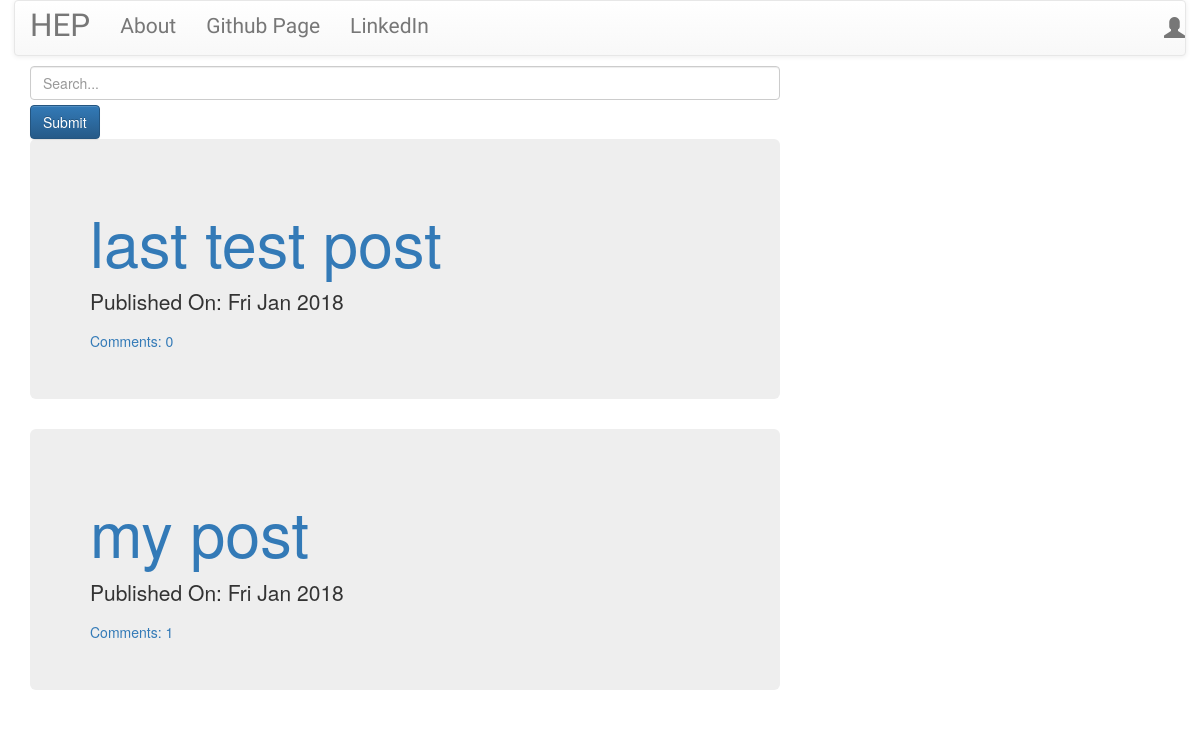
/, run on an earlier commit of the app's database.
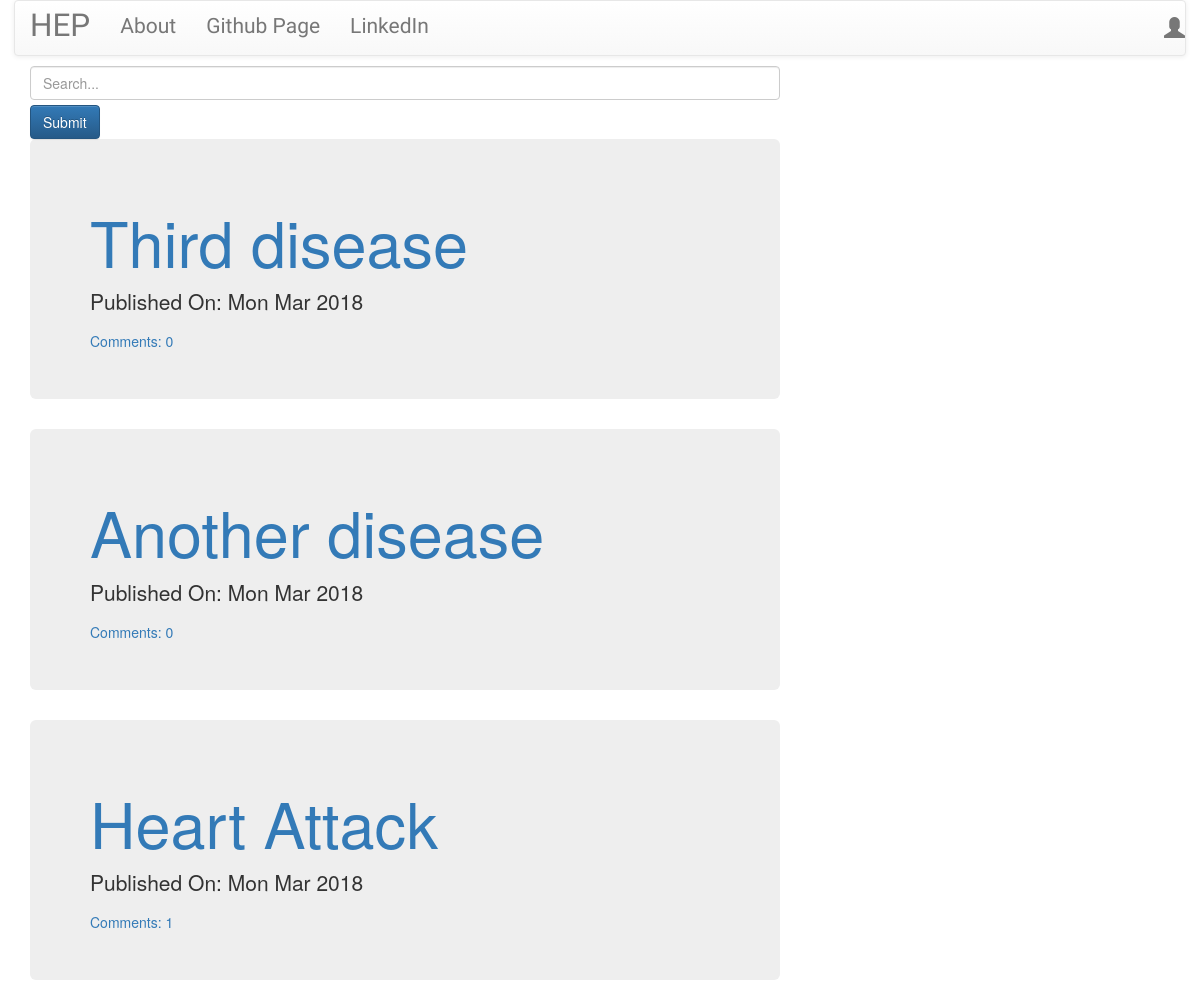
And on a later commit of the database.
### blog/models.py (models this page shows, shortened)
class Post(models.Model):
    author = models.ForeignKey('auth.User')
    title = models.CharField(max_length=260)
    text = models.TextField()
    created_date = models.DateTimeField(default = timezone.now)
    published_date = models.DateTimeField(blank=True,null=True)
    def approve_comments(self):
        return self.comments.filter(approved_comment=True)

### blog/views.py (the view)
# urls.py: url(r'^$',views.PostListView.as_view(),name='post_list'),
class PostListView(ListView):
    model = Post
    def get_queryset(self):
        return Post.objects.filter(published_date__lte=timezone.now()).order_by('-published_date')

### blog/templates/blog/post_list.html
{% extends "blog/base.html" %}
{% block content %}
<form type="get" action="{% url 'search_list' %}" style="margin: 0">
    <input class="form-control"  id="search_box" type="text" name="query"  placeholder="Search..." >
    <button class="btn btn-primary" style="margin-top:5px" id="search_submit" type="submit" >Submit</button>
</form>
<div class="centrestage">
{% for post in post_list %}
<div class="post jumbotron">
<h1><a href="{% url 'post_detail' pk=post.pk %}">{{ post.title }}</a></h1>
<div class="date">
<p >Published On: {{post.published_date|date:"D M Y"}}</p>
</div>
<a href="{% url 'post_detail' pk=post.pk %}">Comments: {{post.approve_comments.count}}</a>
</div>
{% endfor %}
</div>
{% endblock %}

### blog/templates/blog/base.html (shortened to what this page needs)
<!DOCTYPE html>
{% load staticfiles %}
<html>
<head>
<link rel="stylesheet" href="https://maxcdn.bootstrapcdn.com/bootstrap/3.3.7/css/bootstrap.min.css">
<link rel="stylesheet" href="https://maxcdn.bootstrapcdn.com/bootstrap/3.3.7/css/bootstrap-theme.min.css">
<link rel="stylesheet" href="//cdn.jsdelivr.net/npm/medium-editor@latest/dist/css/medium-editor.min.css" type="text/css" media="screen" charset="utf-8">
<link rel="stylesheet" type="text/css" href="{% static 'css/blog.css'  %}">
</head>
<body class="loader" >
<nav class="navbar navbar-default techfont custom-navbar">
	<div class="container">
		<ul class="nav navbar-nav">
		<li><a class="navbar-brand bigbrand" href="{% url 'post_list' %}">HEP</a></li>
		<li><a href="{% url 'about' %}">About</a></li>
		<li><a href="https://www.github.com">Github Page</a></li>
		<li><a href="https://linkedin.com">LinkedIn</a></li>
		</ul>
		<ul class="nav navbar-nav navbar-right">
			 {% if user.is_authenticated %}
			 	<li><a href="{% url 'post_new' %}">New Post</a></li>
			 	<li><a href="{% url 'post_draft_list' %}">Drafts</a></li>
			 	<li><a href="{% url 'logout' %}">Log Out</a></li>
			 	<li><a>Welcome {{user.username}}</a></li>
			 	{% else %}
			 	<li><a class="nav navbar-right" href="{% url 'login' %}"><span class="glyphicon glyphicon-user"></span></a></li>
			 {% endif %}
		</ul>
	</div>
</nav>
<div class="content container">
	<div class="row">
		<div class="col-md-8">
			<div class="blog_posts">
				{% block content %}
				{% endblock %}
			</div>
		</div>
	</div>
</div>
</body>
</html>

### blog/static/css/blog.css (style rules this page uses)
.loader { filter:hue-rotate(0deg); color:linear-gradient(45deg,#0f8,#08f); animation:hue 10000ms infinite linear; }
.techfont { font-family: 'Russo One', sans-serif; font-size: 1.5em; margin-bottom: 10px; }
.bigbrand { font-size: 1.5em; }
.centrestage { margin-left: auto; margin-right: auto; }
body { background-color: white; }
body { height: 100%; width: 100%; display: -webkit-box; display: -ms-flexbox; display: flex; -webkit-box-orient: vertical; -webkit-box-direction: normal; -ms-flex-direction: column; flex-direction: column; -webkit-box-pack: center; -ms-flex-pack: center; justify-content: center; -webkit-box-align: center; -ms-flex-align: center; align-items: center; }

What changed in the data, as far as the page shows it:
removed Post: title "last test post", published_date "Fri Jan 2018", approve_comments.count "0"
removed Post: title "my post", published_date "Fri Jan 2018", approve_comments.count "1"
added Post: title "Third disease", published_date "Mon Mar 2018", approve_comments.count "0"
added Post: title "Another disease", published_date "Mon Mar 2018", approve_comments.count "0"
added Post: title "Heart Attack", published_date "Mon Mar 2018", approve_comments.count "1"
